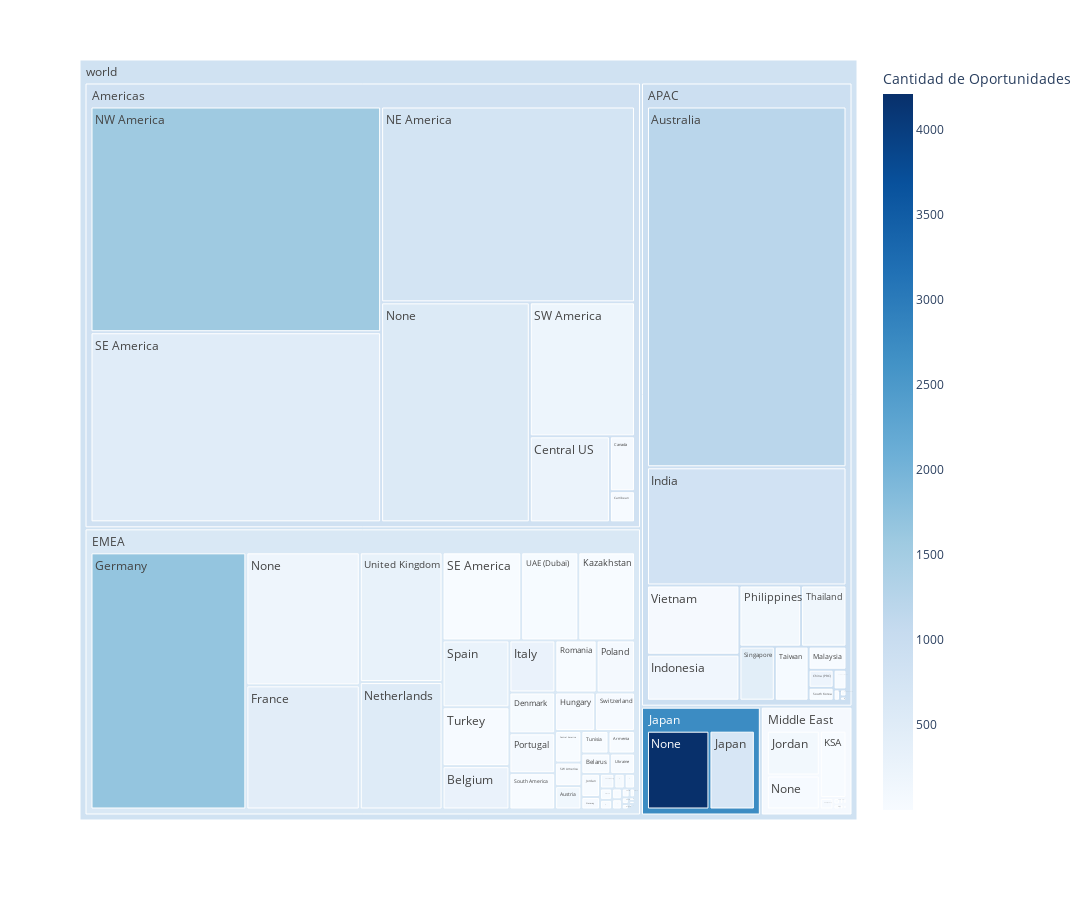

Source (notebook cell):
### Code cell
px.treemap(df_tree, path=[px.Constant('world'), 'Region', 'Territory'], values='Total_Amount_(converted)',
                  color='Cantidad de Oportunidades', color_continuous_scale='Blues', width=1800, height=900)

### Figure 1 — Plotly figure (JSON) as saved in the notebook; plotly's stock layout.template omitted (floating-point values rounded to 4 significant figures; data arrays with more than 128 entries replaced by an {"elided": "..."} marker saying what was removed)
{"data": [{"branchvalues": "total", "customdata": {"elided": "386x1 float values"}, "domain": {"x": [0, 1], "y": [0, 1]}, "hovertemplate": "labels=%{label}<br>Total_Amount_(converted)=%{value}<br>parent=%{parent}<br>id=%{id}<br>Cantidad de Oportunidades=%{color}<extra></extra>", "ids": {"elided": "386 str values"}, "labels": {"elided": "386 str values"}, "marker": {"coloraxis": "coloraxis", "colors": {"elided": "386 float values"}}, "name": "", "parents": {"elided": "386 str values"}, "type": "treemap", "values": {"elided": "386 float values"}}], "layout": {"coloraxis": {"colorbar": {"title": {"text": "Cantidad de Oportunidades"}}, "colorscale": [[0, "rgb(247,251,255)"], [0.125, "rgb(222,235,247)"], [0.25, "rgb(198,219,239)"], [0.375, "rgb(158,202,225)"], [0.5, "rgb(107,174,214)"], [0.625, "rgb(66,146,198)"], [0.75, "rgb(33,113,181)"], [0.875, "rgb(8,81,156)"], [1, "rgb(8,48,107)"]]}, "height": 900, "legend": {"tracegroupgap": 0}, "margin": {"t": 60}, "width": 1800}}
